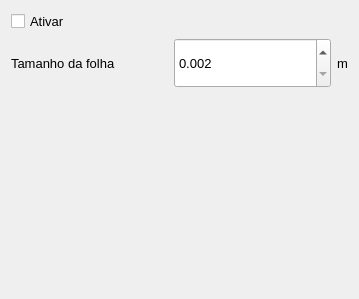
<?xml version="1.0" encoding="UTF-8"?>
<ui version="4.0">
 <class>FilterOptionWidget</class>
 <widget class="QWidget" name="FilterOptionWidget">
  <property name="geometry">
   <rect>
    <x>0</x>
    <y>0</y>
    <width>359</width>
    <height>299</height>
   </rect>
  </property>
  <property name="sizePolicy">
   <sizepolicy hsizetype="Expanding" vsizetype="Preferred">
    <horstretch>0</horstretch>
    <verstretch>0</verstretch>
   </sizepolicy>
  </property>
  <property name="windowTitle">
   <string>Form</string>
  </property>
  <layout class="QVBoxLayout" name="verticalLayout">
   <item>
    <widget class="QCheckBox" name="chkEnableFiltering">
     <property name="font">
      <font>
       <pointsize>10</pointsize>
      </font>
     </property>
     <property name="text">
      <string>Ativar</string>
     </property>
     <property name="checked">
      <bool>false</bool>
     </property>
    </widget>
   </item>
   <item>
    <layout class="QHBoxLayout" name="horizontalLayout">
     <item>
      <widget class="QLabel" name="lblLeafSize">
       <property name="font">
        <font>
         <pointsize>10</pointsize>
        </font>
       </property>
       <property name="text">
        <string>Tamanho da folha</string>
       </property>
       <property name="alignment">
        <set>Qt::AlignLeading|Qt::AlignLeft|Qt::AlignVCenter</set>
       </property>
      </widget>
     </item>
     <item>
      <widget class="QDoubleSpinBox" name="spnLeafSize">
       <property name="minimumSize">
        <size>
         <width>0</width>
         <height>50</height>
        </size>
       </property>
       <property name="font">
        <font>
         <pointsize>10</pointsize>
        </font>
       </property>
       <property name="decimals">
        <number>3</number>
       </property>
       <property name="minimum">
        <double>0.002000000000000</double>
       </property>
       <property name="singleStep">
        <double>0.001000000000000</double>
       </property>
      </widget>
     </item>
     <item>
      <widget class="QLabel" name="lblLeafSize_2">
       <property name="sizePolicy">
        <sizepolicy hsizetype="Maximum" vsizetype="Preferred">
         <horstretch>0</horstretch>
         <verstretch>0</verstretch>
        </sizepolicy>
       </property>
       <property name="minimumSize">
        <size>
         <width>0</width>
         <height>0</height>
        </size>
       </property>
       <property name="font">
        <font>
         <pointsize>10</pointsize>
        </font>
       </property>
       <property name="text">
        <string>m</string>
       </property>
       <property name="alignment">
        <set>Qt::AlignLeading|Qt::AlignLeft|Qt::AlignVCenter</set>
       </property>
      </widget>
     </item>
    </layout>
   </item>
   <item>
    <spacer name="verticalSpacer">
     <property name="orientation">
      <enum>Qt::Vertical</enum>
     </property>
     <property name="sizeHint" stdset="0">
      <size>
       <width>20</width>
       <height>40</height>
      </size>
     </property>
    </spacer>
   </item>
  </layout>
 </widget>
 <resources/>
 <connections/>
</ui>
